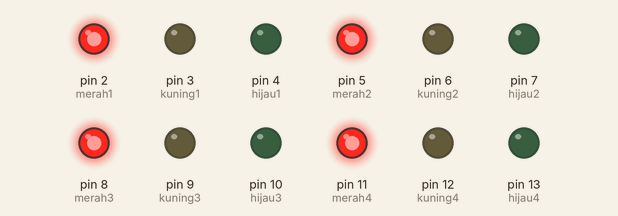
This sketch was run on a simulated Arduino Uno, built with avr-gcc and run on an emulated ATmega328P. Shown: output pins drawn as LEDs (lit = HIGH).

Above: at 0.1 s.
At 7.4 s:
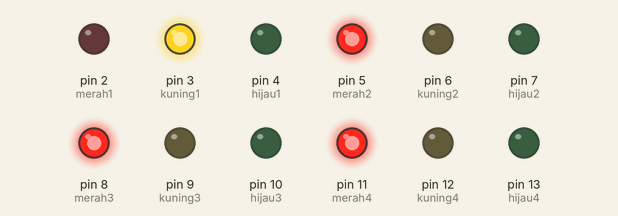
At 9.7 s:
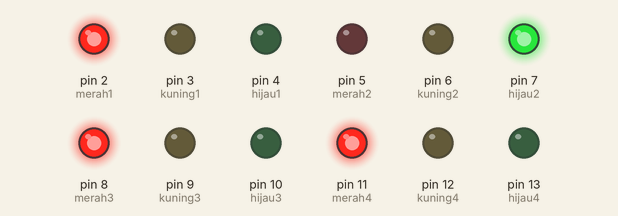
At 18.8 s:
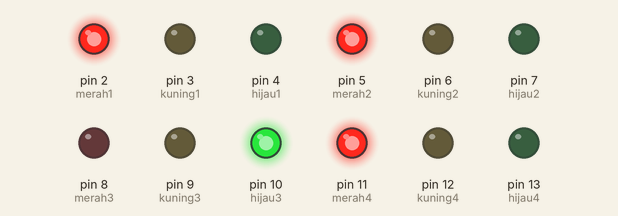
At 27.9 s:
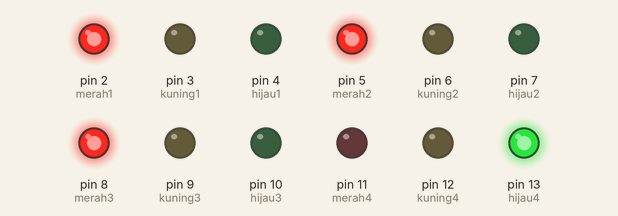
At 37.0 s:
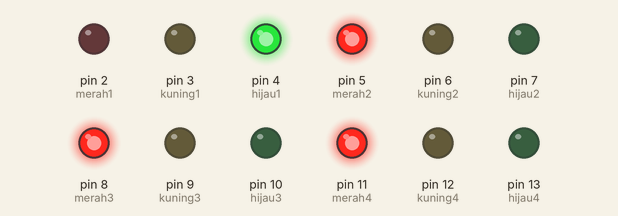
Timing chart, 0 to 38.5 s (numbered marks = the images above):
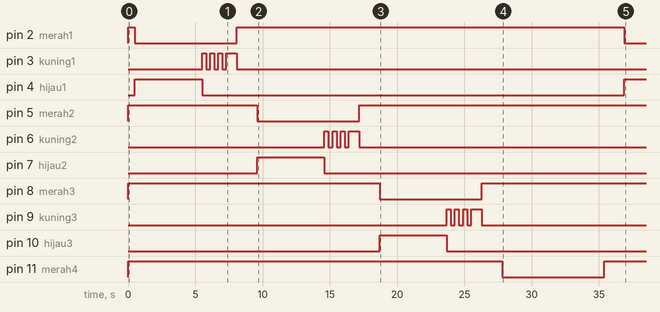

The sketch:

traffic_light.ino
```cpp
// =====================
// KONFIGURASI PIN
// =====================
int merah1 = 2, kuning1 = 3, hijau1 = 4;   // Utara
int merah2 = 5, kuning2 = 6, hijau2 = 7;   // Timur
int merah3 = 8, kuning3 = 9, hijau3 = 10;  // Selatan
int merah4 = 11, kuning4 = 12, hijau4 = 13; // Barat

// =====================
// SETUP
// =====================
void setup() {
  pinMode(merah1, OUTPUT); pinMode(kuning1, OUTPUT); pinMode(hijau1, OUTPUT);
  pinMode(merah2, OUTPUT); pinMode(kuning2, OUTPUT); pinMode(hijau2, OUTPUT);
  pinMode(merah3, OUTPUT); pinMode(kuning3, OUTPUT); pinMode(hijau3, OUTPUT);
  pinMode(merah4, OUTPUT); pinMode(kuning4, OUTPUT); pinMode(hijau4, OUTPUT);

  semuaMerah(); // default semua merah
}

// =====================
// LOOP
// =====================
void loop() {
  aktifkanSimpang(1); // Utara
  aktifkanSimpang(2); // Timur
  aktifkanSimpang(3); // Selatan
  aktifkanSimpang(4); // Barat
}

// =====================
// FUNGSI AKTIFKAN SIMPANG
// =====================
void aktifkanSimpang(int jalur) {

  // 1. Semua MERAH dulu (default kondisi aman)
  semuaMerah();
  delay(500); // jeda transisi

  // 2. Matikan merah jalur aktif
  if (jalur == 1) digitalWrite(merah1, LOW);
  if (jalur == 2) digitalWrite(merah2, LOW);
  if (jalur == 3) digitalWrite(merah3, LOW);
  if (jalur == 4) digitalWrite(merah4, LOW);

  // 3. Nyalakan HIJAU (5 detik)
  if (jalur == 1) digitalWrite(hijau1, HIGH);
  if (jalur == 2) digitalWrite(hijau2, HIGH);
  if (jalur == 3) digitalWrite(hijau3, HIGH);
  if (jalur == 4) digitalWrite(hijau4, HIGH);

  delay(5000);

  // 4. Matikan HIJAU sebelum KUNING
  if (jalur == 1) digitalWrite(hijau1, LOW);
  if (jalur == 2) digitalWrite(hijau2, LOW);
  if (jalur == 3) digitalWrite(hijau3, LOW);
  if (jalur == 4) digitalWrite(hijau4, LOW);

  // 5. KUNING kedip 3x (±2 detik)
  for (int i = 0; i < 3; i++) {
    if (jalur == 1) digitalWrite(kuning1, HIGH);
    if (jalur == 2) digitalWrite(kuning2, HIGH);
    if (jalur == 3) digitalWrite(kuning3, HIGH);
    if (jalur == 4) digitalWrite(kuning4, HIGH);

    delay(300);

    if (jalur == 1) digitalWrite(kuning1, LOW);
    if (jalur == 2) digitalWrite(kuning2, LOW);
    if (jalur == 3) digitalWrite(kuning3, LOW);
    if (jalur == 4) digitalWrite(kuning4, LOW);

    delay(300);
  }

  // 6. Kuning nyala sisa waktu
  if (jalur == 1) digitalWrite(kuning1, HIGH);
  if (jalur == 2) digitalWrite(kuning2, HIGH);
  if (jalur == 3) digitalWrite(kuning3, HIGH);
  if (jalur == 4) digitalWrite(kuning4, HIGH);

  delay(800);

  // 7. Matikan kuning
  if (jalur == 1) digitalWrite(kuning1, LOW);
  if (jalur == 2) digitalWrite(kuning2, LOW);
  if (jalur == 3) digitalWrite(kuning3, LOW);
  if (jalur == 4) digitalWrite(kuning4, LOW);

  // 8. KEMBALI KE SEMUA MERAH (WAJIB SESUAI SOAL)
  semuaMerah();
  delay(1000); // jeda sebelum pindah jalur
}

// =====================
// SEMUA MERAH
// =====================
void semuaMerah() {
  digitalWrite(merah1, HIGH);
  digitalWrite(merah2, HIGH);
  digitalWrite(merah3, HIGH);
  digitalWrite(merah4, HIGH);

  digitalWrite(kuning1, LOW); digitalWrite(hijau1, LOW);
  digitalWrite(kuning2, LOW); digitalWrite(hijau2, LOW);
  digitalWrite(kuning3, LOW); digitalWrite(hijau3, LOW);
  digitalWrite(kuning4, LOW); digitalWrite(hijau4, LOW);
}
```

Measured:
- by itself, pin 2 (merah1): HIGH → LOW at 0.50 s, → HIGH 7.6 s later, → LOW 28.8 s later
- by itself, pin 3 (kuning1), pin 6 (kuning2), pin 9 (kuning3), pin 12 (kuning4): goes 3 × (HIGH 0.30 s, LOW 0.30 s), HIGH 0.80 s, then LOW
- by itself, pin 4 (hijau1): LOW → HIGH at 0.50 s, → LOW 5.0 s later, → HIGH 31.4 s later
- by itself, pin 5 (merah2): HIGH → LOW at 9.6 s, → HIGH 7.6 s later
- by itself, pin 7 (hijau2): LOW → HIGH at 9.6 s, → LOW 5.0 s later
- by itself, pin 8 (merah3): HIGH → LOW at 18.7 s, → HIGH 7.6 s later
- by itself, pin 10 (hijau3): LOW → HIGH at 18.7 s, → LOW 5.0 s later
- by itself, pin 11 (merah4): HIGH → LOW at 27.8 s, → HIGH 7.6 s later
